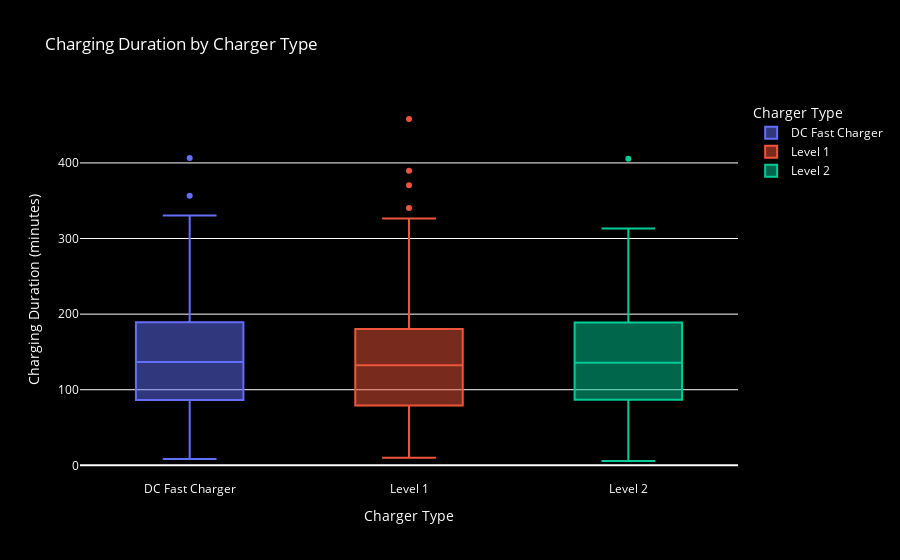

The cell this chart's notebook holds for it:
### Code cell
# Convert 'Charging Duration (hours)' to minutes for visualization
df['Charging Duration (minutes)'] = df['Charging Duration (hours)'] * 60

fig = px.box(df, 
             x='Charger Type', 
             y='Charging Duration (minutes)', 
             title='Charging Duration by Charger Type',
             labels={'Charging Duration (minutes)': 'Charging Duration (minutes)', 'Charger Type': 'Charger Type'},
             color='Charger Type')

fig.update_layout(
    xaxis_title='Charger Type',
    yaxis_title='Charging Duration (minutes)',
    plot_bgcolor='black',
    paper_bgcolor='black',
    font_color='white'
)

fig.show()

### Figure 1 — Plotly figure (JSON) as saved in the notebook; plotly's stock layout.template omitted (floating-point values rounded to 4 significant figures; data arrays with more than 128 entries replaced by an {"elided": "..."} marker saying what was removed)
{"data": [{"alignmentgroup": "True", "hovertemplate": "Charger Type=%{x}<br>Charging Duration (minutes)=%{y}<extra></extra>", "legendgroup": "DC Fast Charger", "marker": {"color": "#636efa"}, "name": "DC Fast Charger", "notched": false, "offsetgroup": "DC Fast Charger", "orientation": "v", "showlegend": true, "type": "box", "x": {"elided": "430 str values"}, "x0": " ", "xaxis": "x", "y": {"elided": "430 float values"}, "y0": " ", "yaxis": "y"}, {"alignmentgroup": "True", "hovertemplate": "Charger Type=%{x}<br>Charging Duration (minutes)=%{y}<extra></extra>", "legendgroup": "Level 1", "marker": {"color": "#EF553B"}, "name": "Level 1", "notched": false, "offsetgroup": "Level 1", "orientation": "v", "showlegend": true, "type": "box", "x": {"elided": "459 str values"}, "x0": " ", "xaxis": "x", "y": {"elided": "459 float values"}, "y0": " ", "yaxis": "y"}, {"alignmentgroup": "True", "hovertemplate": "Charger Type=%{x}<br>Charging Duration (minutes)=%{y}<extra></extra>", "legendgroup": "Level 2", "marker": {"color": "#00cc96"}, "name": "Level 2", "notched": false, "offsetgroup": "Level 2", "orientation": "v", "showlegend": true, "type": "box", "x": {"elided": "431 str values"}, "x0": " ", "xaxis": "x", "y": {"elided": "431 float values"}, "y0": " ", "yaxis": "y"}], "layout": {"boxmode": "overlay", "font": {"color": "white"}, "legend": {"title": {"text": "Charger Type"}, "tracegroupgap": 0}, "paper_bgcolor": "black", "plot_bgcolor": "black", "title": {"text": "Charging Duration by Charger Type"}, "xaxis": {"anchor": "y", "categoryarray": ["DC Fast Charger", "Level 1", "Level 2"], "categoryorder": "array", "domain": [0, 1], "title": {"text": "Charger Type"}}, "yaxis": {"anchor": "x", "domain": [0, 1], "title": {"text": "Charging Duration (minutes)"}}}}
